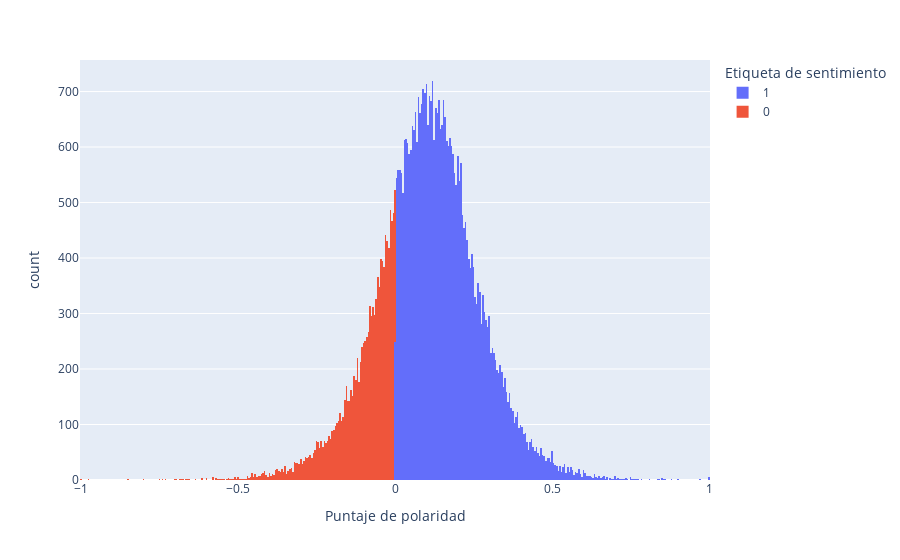

Notebook code for this chart:
### Code cell
# Graficar distribución de los valores en la "Etiqueta de sentimiento"
import plotly.express as px
px.histogram(data_frame=textblob_data,x='Puntaje de polaridad',color='Etiqueta de sentimiento')

### Figure 1 — Plotly figure (JSON) as saved in the notebook; plotly's stock layout.template omitted (floating-point values rounded to 4 significant figures; data arrays with more than 128 entries replaced by an {"elided": "..."} marker saying what was removed)
{"data": [{"alignmentgroup": "True", "bingroup": "x", "hovertemplate": "Etiqueta de sentimiento=1<br>Puntaje de polaridad=%{x}<br>count=%{y}<extra></extra>", "legendgroup": "1", "marker": {"color": "#636efa", "pattern": {"shape": ""}}, "name": "1", "offsetgroup": "1", "orientation": "v", "showlegend": true, "type": "histogram", "x": {"elided": "37933 float values"}, "xaxis": "x", "yaxis": "y"}, {"alignmentgroup": "True", "bingroup": "x", "hovertemplate": "Etiqueta de sentimiento=0<br>Puntaje de polaridad=%{x}<br>count=%{y}<extra></extra>", "legendgroup": "0", "marker": {"color": "#EF553B", "pattern": {"shape": ""}}, "name": "0", "offsetgroup": "0", "orientation": "v", "showlegend": true, "type": "histogram", "x": {"elided": "12067 float values"}, "xaxis": "x", "yaxis": "y"}], "layout": {"barmode": "relative", "legend": {"title": {"text": "Etiqueta de sentimiento"}, "tracegroupgap": 0}, "margin": {"t": 60}, "xaxis": {"anchor": "y", "domain": [0, 1], "title": {"text": "Puntaje de polaridad"}}, "yaxis": {"anchor": "x", "domain": [0, 1], "title": {"text": "count"}}}}
